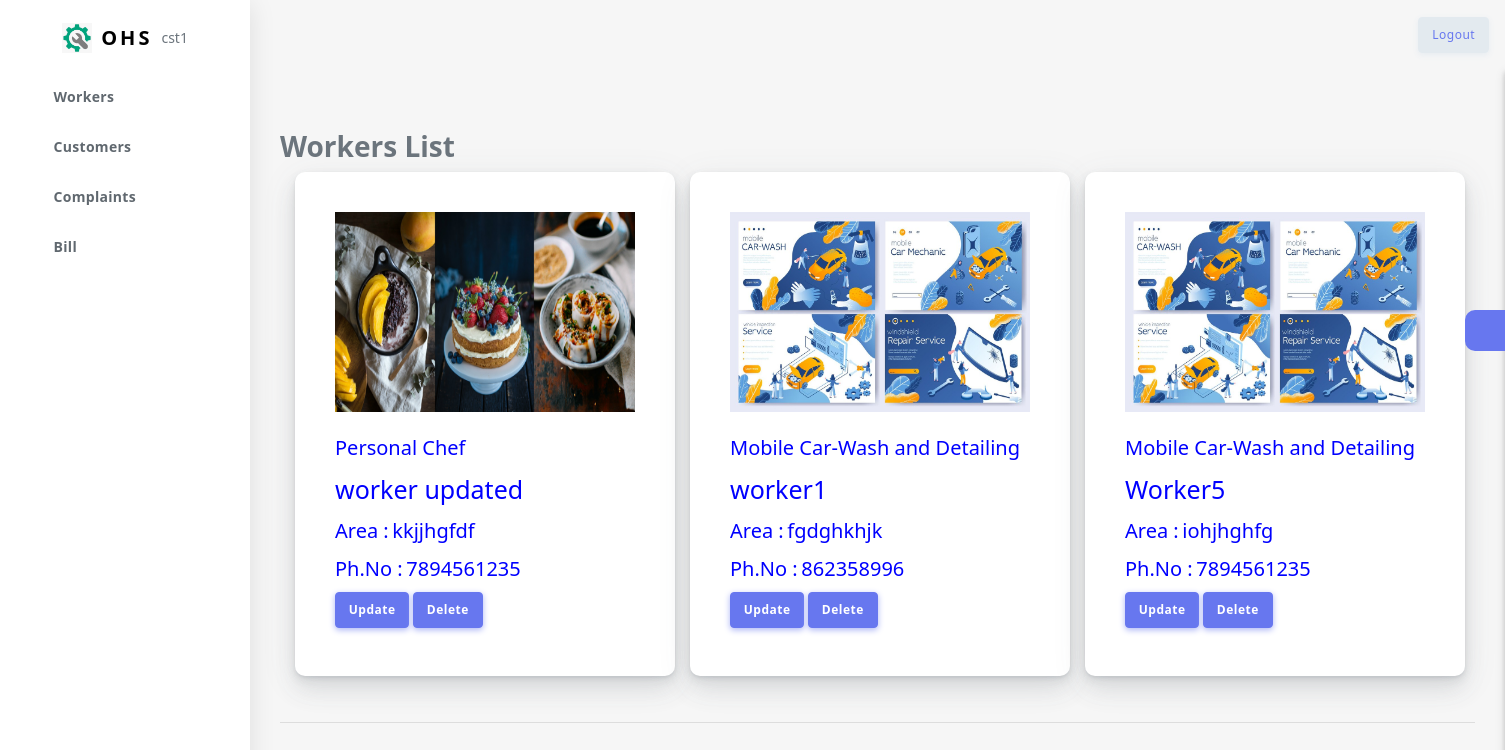
The page /workerview (signed in) on the database its author committed.
### OnlineHomeServiceApp/models.py (models this page shows, shortened)
class Login(AbstractUser):
    is_worker = models.BooleanField(default=False)
    is_customer = models.BooleanField(default=False)

class Worker(models.Model):
    user =models.ForeignKey(Login,on_delete=models.CASCADE,related_name='worker')
    name = models.CharField(max_length=100)
    area = models.CharField(max_length=100)
    category = models.CharField(max_length=100)
    contact_no = models.CharField(max_length=50)
    photo = models.ImageField(upload_to='uploads')

### OnlineHomeServiceApp/views.py (the view)
# urls.py: path('workerview',views.workerview,name='workerview'),
@login_required(login_url='loginview')
def workerview(request):
    wr = Worker.objects.all()
    return render(request,'ADMIN/workerview.html',{'wr':wr})

### templates/ADMIN/workerview.html (shortened to what this page needs)
<!DOCTYPE html>
<html lang="en">
{% load static %}
<head>
  <link rel="stylesheet" href="{% static 'static2/assets/css/app.min.css' %}">
  <link rel="stylesheet" href="{% static 'static2/assets/css/style.css' %}">
  <link rel="stylesheet" href="{% static 'static2/assets/css/components.css' %}">
  <link rel="stylesheet" href="{% static 'static2/assets/css/custom.css' %}">
</head>
<body>
  <div id="app">
    <div class="main-wrapper main-wrapper-1">
      <div class="navbar-bg">
      <nav class="navbar navbar-expand-lg main-navbar sticky">
          <button type="button" class="btn btn-light"><a href="{% url 'logoutview' %}">Logout</button>
      </nav>
      <div class="main-sidebar sidebar-style-2">
        <aside id="sidebar-wrapper">
          <div class="sidebar-brand">
            <a href="{% url 'homeview' %}"> <img alt="image" src="{% static 'static2/assets/img/logo.png' %}" class="header-logo" /> <span
                class="logo-name">OHS</span>
            </a>
              {{request.user}}
          </div>
          <ul class="sidebar-menu">
            <li class="dropdown">
              <a class="menu-toggle nav-link has-dropdown"><span>Workers</span></a>
            </li>
            <li class="dropdown">
              <a class="menu-toggle nav-link has-dropdown" ><span>Customers</span></a>
            </li>
            <li class="dropdown">
              <a class="menu-toggle nav-link has-dropdown"><span>Complaints</span></a>
            </li>
            <li class="dropdown">
              <a href="#" class="menu-toggle nav-link has-dropdown"><span>Bill</span></a>
            </li>
        </aside>
      </div>
      <div class="main-content">
           {% block content %}
<h3>Workers List</h3>
          {% endblock %}
{% for i in wr %}
          <div class="container">
           <div class="invoice">
         <div>
            <img src="{{i.photo.url}}" width="300px" height="200px">
        </div><br>
        <div>
            <label style="color:blue; font-size:20px;">{{i.category}}</label>
        </div>
        <div>
            <label style="color:blue; font-size:25px;">{{i.name}}</label>
        </div>
        <div>
            <label style="color:blue; font-size:20px;">Area : </label>
            <label style="color:blue; font-size:20px;">{{i.area}}</label>
        </div>
        <div>
            <label style="color:blue; font-size:20px;">Ph.No : </label>
            <label style="color:blue; font-size:20px;">{{i.contact_no}}</label>
        </div>
               <div>
        <label><a href="{% url 'workerslistupdate' i.id %}"><button type="submit" class="btn btn-primary">Update</button></a></label>
        <label><form action="{% url 'workerdelete' i.id %}" method="post">{% csrf_token %}
        <button type="submit" class="btn btn-primary">Delete</button></form></label>
               </div>
         </div>
{% endfor %}
              </div>
                    </div>
                  </div>
              <hr>
          </div>
        <div class="settingSidebar">
          <a href="javascript:void(0)" class="settingPanelToggle"> <i class="fa fa-spin fa-cog"></i>
          </a>
        </div>
      </div>
    </div>
  </div>
</body>
</html>

### templates/ADMIN/workerview.html (style rules this page uses)
.container { background-color: blue width: 100%; height: auto; margin: auto 0; display: flex; justify-content: left; }
.invoice { border:0px solid black; }

### rows shown on the page
Login: user "cst1"
Worker: photo (picture), category "Personal Chef", name "worker updated", area "kkjjhgfdf", contact_no "7894561235"
Worker: photo (picture), category "Mobile Car-Wash and Detailing", name "worker1", area "fgdghkhjk", contact_no "862358996"
Worker: photo (picture), category "Mobile Car-Wash and Detailing", name "Worker5", area "iohjhghfg", contact_no "7894561235"
